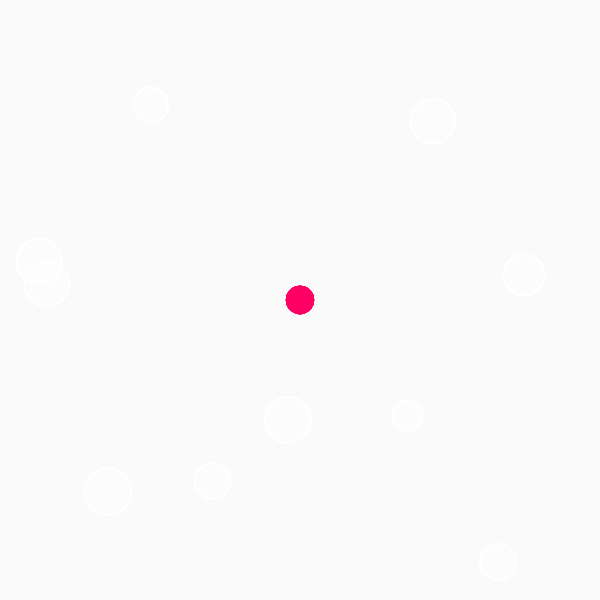
Frame 1 (no input)
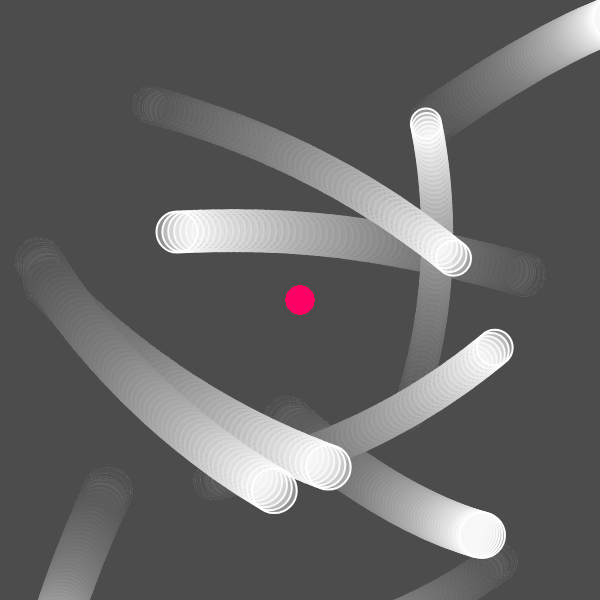
Frame 60 (no input)
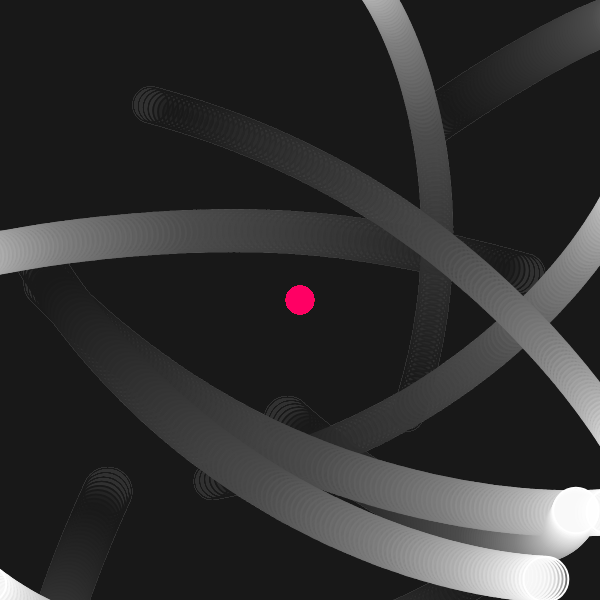
Frame 120 (the mouse pressed at the canvas centre since frame 60)

The p5.js sketch that drew these frames (run headless with seeded random() and noise() and a simulated clock; from frame 60 on, the mouse is pressed at the canvas centre):

// p5.js sketch
// ── sketch.js
let movers = [];
let attractor;

function setup() {
  createCanvas(600, 600);
  //mover = new Mover(200, 50, 50);
  attractor = new Attractor(width/2, height/2, 50);
  for (let i = 0; i < 10; i++) {
    let x = random(width);
    let y = random(height);
    let m = random(50, 150);
    movers[i] = new Mover(x, y, m);
  }
}

function draw() {
  background(0, 5);
  movers.map(mover => {
    mover.update();
    mover.show();
    attractor.attract(mover);
    attractor.show();
  })
   
}

// ── attractor.js
class Attractor {
  constructor(x, y, mass) {
    this.pos = createVector(x, y);
    this.mass = mass;
    this.radius = sqrt(this.mass) * 2;
  }

  // Newton's law of universal gravitation
  // F = (m1 * m2 / d²) * G
  attract(mover) {
    let force = p5.Vector.sub(this.pos, mover.pos);
    let distanceSq = constrain(force.magSq(), 100, 1000);
    let G = 5;
    let strength = (this.mass * mover.mass) / distanceSq;
    force.setMag(strength);
    mover.applyForce(force);
  }

  show() {
    noStroke();
    fill(255, 0, 100);
    ellipse(this.pos.x, this.pos.y, this.radius*2);
  }  
}

// ── mover.js
class Mover {
  constructor(x,y,mass) {
    this.pos = createVector(x, y);
    this.vel = p5.Vector.random2D();
    this.vel.mult(5);
    this.acc = createVector(0, 0);
    this.mass = mass;
    this.radius = sqrt(this.mass) * 2;
  }

  // F = M.A or A = F/M
  applyForce(force) {
    let f = p5.Vector.div(force, this.mass);
    this.acc.add(f);
  }

  // Friction force can be described mathmatically by
  // F = -1 * mu(material coeficiency) * Normal * velocity
  friction() {
    let diff = height - (this.pos.y + this.radius);
    if (diff < 1) {
      // console.log('friction');

      // direction of friction
      let friction = this.vel.copy();
      friction.normalize();
      friction.mult(-1);

      // magnitude of friction
      let mu = 0.1;
      let normal = this.mass;
      friction.setMag(mu * normal);

      this.applyForce(friction);
    }
  }

  edges() {
    if(this.pos.y >= height-this.radius) {
      this.pos.y = height-this.radius;
      this.vel.y *= -1;
    }

    if(this.pos.x >= width-this.radius) {
      this.pos.x = width-this.radius;
      this.vel.x *= -1;
    } else if (this.pos.x <= this.radius) {
      this.pos.x = this.radius;
      this.vel.x *= -1;
    }
  }

  update() {
    this.vel.add(this.acc);
    this.pos.add(this.vel);
    this.acc.set(0, 0);
    //this.edges();
  }

  show() {
    stroke(255);
    strokeWeight(2);
    fill(255,100);
    ellipse(this.pos.x, this.pos.y, this.radius*2);
  }
}
